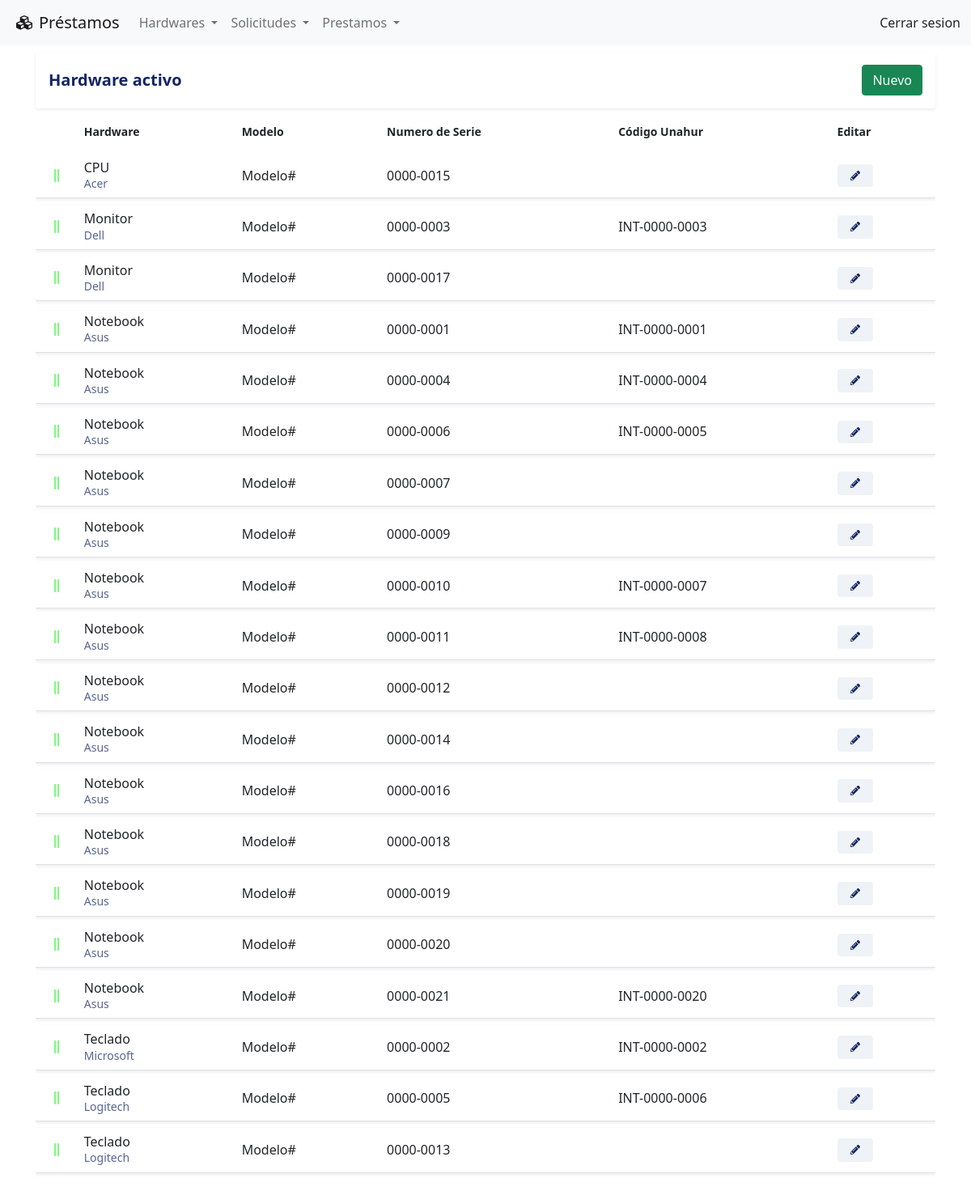
The app's page /hardware/activo with its own data.
### tables this page shows
CREATE TABLE IF NOT EXISTS hardwares
(
    id_hardware INT AUTO_INCREMENT PRIMARY KEY NOT NULL,
    id_tipo_hardware INT NOT NULL,
    id_marca INT NOT NULL,
    descripcion_hardware VARCHAR(1024),
    modelo VARCHAR(40) NOT NULL,
    numero_serie VARCHAR(40) NOT NULL UNIQUE,
    codigo_interno VARCHAR(40),
    created_at TIMESTAMP DEFAULT CURRENT_TIMESTAMP,
    updated_at DATETIME DEFAULT CURRENT_TIMESTAMP ON UPDATE CURRENT_TIMESTAMP,
    FOREIGN KEY (id_tipo_hardware) REFERENCES tipos_hardware (id_tipo_hardware),
    FOREIGN KEY (id_marca) REFERENCES marcas (id_marca)
);

CREATE TABLE IF NOT EXISTS tipos_hardware
(
    id_tipo_hardware INT AUTO_INCREMENT PRIMARY KEY NOT NULL,
    tipo_hardware VARCHAR(40) NOT NULL UNIQUE,
    created_at TIMESTAMP DEFAULT CURRENT_TIMESTAMP,
    updated_at DATETIME DEFAULT CURRENT_TIMESTAMP ON UPDATE CURRENT_TIMESTAMP
);

CREATE TABLE IF NOT EXISTS marcas
(
    id_marca INT AUTO_INCREMENT PRIMARY KEY NOT NULL,
    marca VARCHAR(40) NOT NULL UNIQUE,
    created_at TIMESTAMP DEFAULT CURRENT_TIMESTAMP,
    updated_at DATETIME DEFAULT CURRENT_TIMESTAMP ON UPDATE CURRENT_TIMESTAMP
);

### index.php (called while the page is built, shortened)
<?php
    require_once "config/database.php";
    include_once "views/layouts/header.php";
    include_once "views/layouts/navbar.php";
    include_once "views/layouts/main.php";
    include_once "views/layouts/footer.php";
?>

### controllers/hardwareController.php (called while the page is built, shortened)
<?php
require_once 'models/hardwareModel.php';
require_once 'models/hardwareEstadoHardwareModel.php';
class HardwareController{
    public function activo() {
        $hardware = new HardwareModel();
        $hardwares = $hardware->getAll();
        $hardware->setEncabezado('activo');
        $estado = 1;
        require_once 'views/hardware/listado.php';
    }
}

### config/database.php (called while the page is built)
<?php
class Database {
    public static function connect(){
        $db = new mysqli('localhost', 'root', '', 'prestamos');
        $db->query ("SET NAMES 'utf-8'");
        return $db;
    }
}

### models/hardwareModel.php (called while the page is built, shortened)
<?php
class HardwareModel{
    private $db;
    private $encabezado;
    public function __construct() {
        $this->db = Database::connect();
    }
    public function getEncabezado() {
        return $this->encabezado;
    }
    public function setEncabezado($encabezado) {
        $this->encabezado = $encabezado;
    }
    public function getAll() {
            $hardwares = $this->db->query(
            "SELECT
                hardwares.id_hardware,
                tipos_hardware.tipo_hardware,
                marcas.marca,
                hardwares.modelo,
                hardwares.numero_serie,
                hardwares.codigo_interno,
                hardwares.descripcion_hardware,
                hardwares.created_at as created_at_hardware
            FROM
                hardwares
            INNER JOIN
                tipos_hardware on hardwares.id_tipo_hardware = tipos_hardware.id_tipo_hardware
            INNER JOIN
                marcas on hardwares.id_marca = marcas.id_marca
            GROUP BY hardwares.id_hardware
            ORDER BY tipos_hardware.tipo_hardware, hardwares.numero_serie;
            ");
            return $hardwares;
    }
}

### models/hardwareEstadoHardwareModel.php (called while the page is built, shortened)
<?php
class HardwareEstadoHardwareModel{
    private $db;
    public function __construct() {
        $this->db = Database::connect();
    }
    public function getUltimoEstado($id) {
        $ultimoEstado = $this->db->query(
        "SELECT
            hardwares_estados_hardware.id_hardware_estado_hardware,
            hardwares_estados_hardware.id_hardware,
            hardwares_estados_hardware.created_at,
            hardwares_estados_hardware.id_estado_hardware
        FROM
            hardwares_estados_hardware
        INNER JOIN
            ( SELECT id_hardware, MAX(created_at) fecha_max
                FROM hardwares_estados_hardware
                GROUP BY id_hardware ) resultado
            ON hardwares_estados_hardware.id_hardware = resultado.id_hardware
                AND hardwares_estados_hardware.created_at = resultado.fecha_max
                WHERE hardwares_estados_hardware.id_hardware = $id
        GROUP BY hardwares_estados_hardware.id_hardware
        ORDER BY hardwares_estados_hardware.id_hardware
            ");
        $dato1 = $ultimoEstado->fetch_object();
        return $dato1;
    }
}

### views/hardware/listado.php (the view, shortened to what this page needs)
<?php
require_once 'models/hardwareEstadoHardwareModel.php';
$hardwareEstadoHardware = new HardwareEstadoHardwareModel();
?>
<div class="row">
    <div class="col align-middle">
        <div class="card d-inline-block border-0 shadow-sm shadow-hover w-100">
            <div class="card-body d-flex justify-content-between align-items-center">
                <h5 class="mb-0"> Hardware <?= $hardware->getEncabezado()?></h5>
                <a href="<?= URL ?>hardware/nuevo"class="btn btn-success text-light">Nuevo</a>
			</div>
        </div>
    </div>
</div>
<div class="row">
    <div class="col">
        <div class="table-responsive">
            <table class="table table-hover">
                <thead class="thead-light">
                    <tr>
                        <th scope="col"><small class="font-weight-bold"><small></th>
                        <th scope="col"><small class="font-weight-bold">Hardware<small></th>
                        <th scope="col"><small class="font-weight-bold">Modelo<small></th>
                        <th scope="col"><small class="font-weight-bold">Numero de Serie<small></th>
                        <th scope="col"><small class="font-weight-bold">Código Unahur<small></th>
                        <th scope="col"><small class="font-weight-bold">Editar<small></th>
                    </tr>
                </thead>
                <tbody>
                    <?php while($dato = $hardwares->fetch_object()): ?>
                    <?php  $ultimo = $hardwareEstadoHardware->getUltimoEstado($dato->id_hardware);
                        if($ultimo->id_estado_hardware == $estado) {
                    ?>
                        <tr class="shadow-sm">
                            <td class="align-middle text-center">
                                <i class="fas fa-grip-lines-vertical"
                                        <?php
                                            switch ($estado) {
                                                case 1:
                                                    echo  'style="color:rgba(0, 244, 0, 0.5)"';
                                                break;
                                        }
                                    ?>
                                > </i>
                            </td>
                            <td><span class="d-block"><?= $dato->tipo_hardware; ?></span><small class="text-muted"><?= $dato->marca; ?></small>
                            </td>
                            <td class="align-middle"><span><?= $dato->modelo; ?></span></td>
                            <td class="align-middle"><span><?= $dato->numero_serie; ?></span></td>
                            <td class="align-middle"><span><?= $dato->codigo_interno; ?></span></td>
                            <td class="align-middle">
                                <a href = "<?= URL ?>hardware/editar&id=<?=$dato->id_hardware?>">
                                    <span class="badge badge-secondary"><i class="fas fa-pencil-alt"></i></span>
                                </a>
                            </td>
                        </tr>
                    <?php } endwhile; ?>
                </tbody>
            </table>
        </div>
    </div>
</div>

### views/layouts/header.php (shortened to what this page needs)
<!DOCTYPE html>
<html lang="es">
<head>
    <link rel="stylesheet" href="<?php echo URL ?>public/css/bootstrap.min.css" />
    <link rel="stylesheet" href="<?php echo URL ?>public/css/all.min.css" />
    <link rel="stylesheet" href="<?php echo URL ?>public/css/style.css" />
</head>
<body>

### views/layouts/navbar.php (shortened to what this page needs)
<nav class="navbar navbar-expand-lg navbar-light bg-light">
    <div class="container-fluid">
        <a class="navbar-brand" href="<?php echo URL ?>"><i class="fas fa-cubes mx-2"></i>Préstamos</a>
        <div class="collapse navbar-collapse" id="navbarSupportedContent">
        <ul class="navbar-nav me-auto mb-2 mb-lg-0">
            <li class="nav-item dropdown">
                <a class="nav-link dropdown-toggle" href="#" id="navbarDropdown" role="button" data-bs-toggle="dropdown" aria-expanded="false">
                    Hardwares
                </a>
            </li>
            <li class="nav-item dropdown">
                <a class="nav-link dropdown-toggle" href="#" id="navbarDropdown" role="button" data-bs-toggle="dropdown" aria-expanded="false">
                    Solicitudes
                </a>
            </li>
            <li class="nav-item dropdown">
                <a class="nav-link dropdown-toggle" href="#" id="navbarDropdown" role="button" data-bs-toggle="dropdown" aria-expanded="false">
                    Prestamos
                </a>
            </li>
        </ul>
            <span class="d-flex ">
                <a class="btn p-0" type="submit">Cerrar sesion</a>
            </span>
        </div>
    </div>
</nav>

### views/layouts/main.php (shortened to what this page needs)
<div class="container-fluid">
  <div class="row justify-content-center m-1 p-1">
  <?php
    if(isset($_GET['controller'])){
      $nombre_controlador = $_GET['controller'].'Controller';
    }elseif(!isset($_GET['controller']) && !isset($_GET['action'])){
      $nombre_controlador = CONTROLLER_DEFAULT;
    }else{
      show_error();
      exit();
    }
    if(class_exists($nombre_controlador)){
      $controlador = new $nombre_controlador();
      if(isset($_GET['action']) && method_exists($controlador, $_GET['action'])){
        $action = $_GET['action'];
        $controlador->$action();
      }elseif(!isset($_GET['controller']) && !isset($_GET['action'])){
        $action_default = ACTION_DEFAULT;
        $controlador->$action_default();
      }else{
        show_error();
      }
    }else{
      show_error();
    }
    ?>
  </div>
</div>

### views/layouts/footer.php (shortened to what this page needs)
</body>
</html>

### public/css/style.css (style rules this page uses)
:root { --primary: #122562; --light: #ffffff; --light-blue: #F5F6FA; --grey: #eff2f7; }
h1, h2, h3, h4, h5, h6 { color: var(--primary); font-weight: 700; }
.text-muted { color: var(--primary) !important; opacity: .7; }
.shadow-sm { box-shadow: 0 0 1.25rem rgba(11,37,75,.05); }
.shadow-hover { transition: 1s ease-in-out; }
.badge { padding: .5rem 1rem; }
.badge-secondary { background-color: var(--grey); color: var(--primary); }
table { border-collapse: separate; border-spacing: 0 .5rem; }
table thead th { border: 0 !important; }
table tbody tr { background-color: var(--light); }
table tbody td { border-top: 0 !important; line-height: 1.2; }
html { position: relative; min-height: 100%; }
body { margin-bottom: 60px; }

### records on screen
hardwares: id_tipo_hardware.tipo_hardware "CPU", id_marca.marca "Acer", modelo "Modelo#", numero_serie "0000-0015"
hardwares: id_tipo_hardware.tipo_hardware "Monitor", id_marca.marca "Dell", modelo "Modelo#", numero_serie "0000-0003", codigo_interno "INT-0000-0003"
hardwares: id_tipo_hardware.tipo_hardware "Monitor", id_marca.marca "Dell", modelo "Modelo#", numero_serie "0000-0017"
hardwares: id_tipo_hardware.tipo_hardware "Notebook", id_marca.marca "Asus", modelo "Modelo#", numero_serie "0000-0001", codigo_interno "INT-0000-0001"
hardwares: id_tipo_hardware.tipo_hardware "Notebook", id_marca.marca "Asus", modelo "Modelo#", numero_serie "0000-0004", codigo_interno "INT-0000-0004"
hardwares: id_tipo_hardware.tipo_hardware "Notebook", id_marca.marca "Asus", modelo "Modelo#", numero_serie "0000-0006", codigo_interno "INT-0000-0005"
hardwares: id_tipo_hardware.tipo_hardware "Notebook", id_marca.marca "Asus", modelo "Modelo#", numero_serie "0000-0007"
hardwares: id_tipo_hardware.tipo_hardware "Notebook", id_marca.marca "Asus", modelo "Modelo#", numero_serie "0000-0009"
hardwares: id_tipo_hardware.tipo_hardware "Notebook", id_marca.marca "Asus", modelo "Modelo#", numero_serie "0000-0010", codigo_interno "INT-0000-0007"
hardwares: id_tipo_hardware.tipo_hardware "Notebook", id_marca.marca "Asus", modelo "Modelo#", numero_serie "0000-0011", codigo_interno "INT-0000-0008"
hardwares: id_tipo_hardware.tipo_hardware "Notebook", id_marca.marca "Asus", modelo "Modelo#", numero_serie "0000-0012"
hardwares: id_tipo_hardware.tipo_hardware "Notebook", id_marca.marca "Asus", modelo "Modelo#", numero_serie "0000-0014"
hardwares: id_tipo_hardware.tipo_hardware "Notebook", id_marca.marca "Asus", modelo "Modelo#", numero_serie "0000-0016"
hardwares: id_tipo_hardware.tipo_hardware "Notebook", id_marca.marca "Asus", modelo "Modelo#", numero_serie "0000-0018"
hardwares: id_tipo_hardware.tipo_hardware "Notebook", id_marca.marca "Asus", modelo "Modelo#", numero_serie "0000-0019"
hardwares: id_tipo_hardware.tipo_hardware "Notebook", id_marca.marca "Asus", modelo "Modelo#", numero_serie "0000-0020"
hardwares: id_tipo_hardware.tipo_hardware "Notebook", id_marca.marca "Asus", modelo "Modelo#", numero_serie "0000-0021", codigo_interno "INT-0000-0020"
hardwares: id_tipo_hardware.tipo_hardware "Teclado", id_marca.marca "Microsoft", modelo "Modelo#", numero_serie "0000-0002", codigo_interno "INT-0000-0002"
hardwares: id_tipo_hardware.tipo_hardware "Teclado", id_marca.marca "Logitech", modelo "Modelo#", numero_serie "0000-0005", codigo_interno "INT-0000-0006"
hardwares: id_tipo_hardware.tipo_hardware "Teclado", id_marca.marca "Logitech", modelo "Modelo#", numero_serie "0000-0013"

### other values on screen
$hardware->getEncabezado() "activo"
